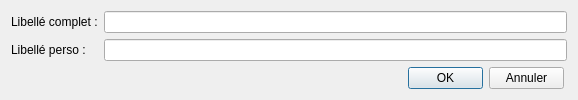
<?xml version="1.0" encoding="UTF-8"?>
<ui version="4.0">
 <class>BDRenommerCompte</class>
 <widget class="QDialog" name="BDRenommerCompte">
  <property name="geometry">
   <rect>
    <x>0</x>
    <y>0</y>
    <width>578</width>
    <height>95</height>
   </rect>
  </property>
  <property name="windowTitle">
   <string>Dialog</string>
  </property>
  <layout class="QGridLayout" name="gridLayout">
   <item row="0" column="0">
    <widget class="QLabel" name="label">
     <property name="text">
      <string>Libellé complet :</string>
     </property>
    </widget>
   </item>
   <item row="0" column="1">
    <widget class="QLineEdit" name="lineEditLibelleComplet">
     <property name="alignment">
      <set>Qt::AlignRight|Qt::AlignTrailing|Qt::AlignVCenter</set>
     </property>
     <property name="readOnly">
      <bool>true</bool>
     </property>
    </widget>
   </item>
   <item row="1" column="0">
    <widget class="QLabel" name="label_2">
     <property name="text">
      <string>Libellé perso :</string>
     </property>
    </widget>
   </item>
   <item row="1" column="1">
    <widget class="QLineEdit" name="lineEditLibellePerso">
     <property name="maximumSize">
      <size>
       <width>16777215</width>
       <height>16777215</height>
      </size>
     </property>
     <property name="alignment">
      <set>Qt::AlignLeading|Qt::AlignLeft|Qt::AlignVCenter</set>
     </property>
     <property name="readOnly">
      <bool>false</bool>
     </property>
    </widget>
   </item>
   <item row="2" column="1">
    <layout class="QFormLayout" name="formLayout">
     <property name="labelAlignment">
      <set>Qt::AlignRight|Qt::AlignTrailing|Qt::AlignVCenter</set>
     </property>
     <property name="formAlignment">
      <set>Qt::AlignRight|Qt::AlignTop|Qt::AlignTrailing</set>
     </property>
     <property name="rightMargin">
      <number>9</number>
     </property>
     <item row="0" column="0">
      <widget class="QPushButton" name="btn_ok">
       <property name="maximumSize">
        <size>
         <width>75</width>
         <height>23</height>
        </size>
       </property>
       <property name="text">
        <string>OK</string>
       </property>
      </widget>
     </item>
     <item row="0" column="1">
      <widget class="QPushButton" name="btn_annuler">
       <property name="maximumSize">
        <size>
         <width>75</width>
         <height>23</height>
        </size>
       </property>
       <property name="text">
        <string>Annuler</string>
       </property>
      </widget>
     </item>
    </layout>
   </item>
  </layout>
 </widget>
 <resources/>
 <connections/>
</ui>
